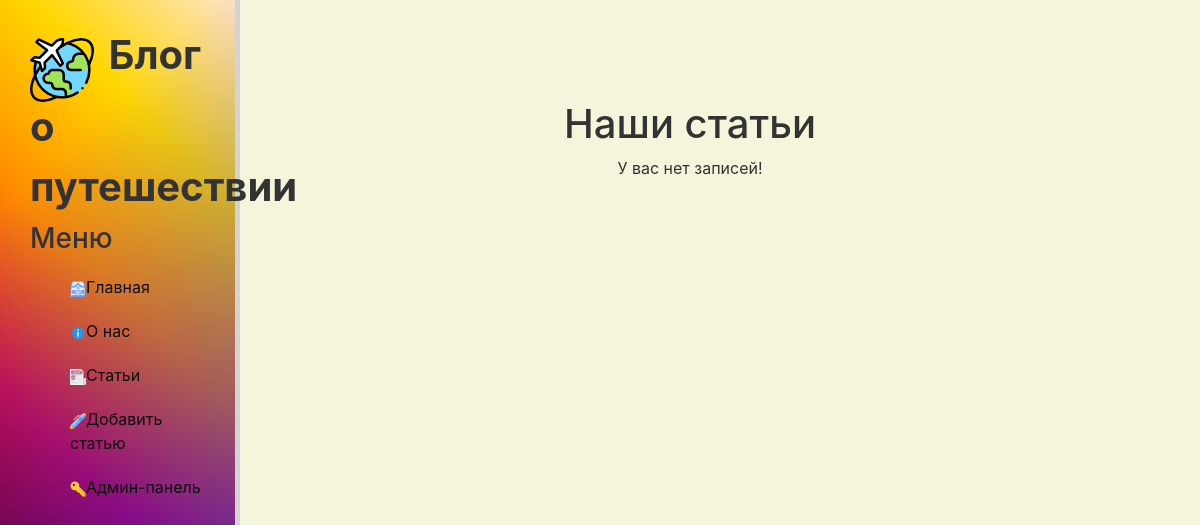
Before: /news/ with the older database file.
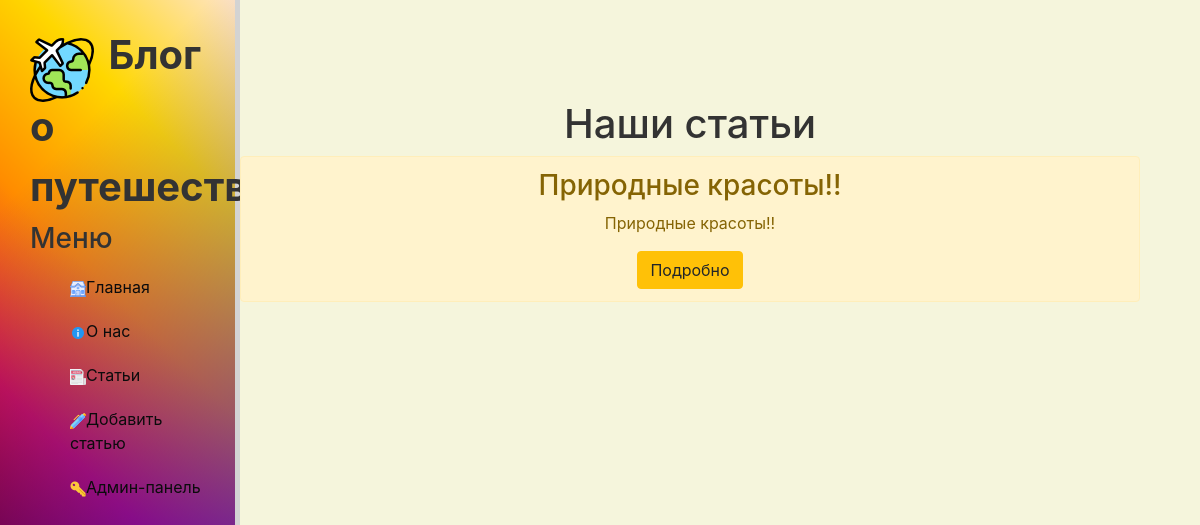
After: the same page with the newer database file.
### news/models.py (models this page shows, shortened)
class Artiles(models.Model):
    title = models.CharField('Название', max_length=50)
    anons = models.CharField('Анонс', max_length=250)
    full_text = models.TextField('Статья')
    date = models.DateTimeField('Дата публикации')
    class Meta:
        verbose_name = "Статья"
        verbose_name_plural = "Статьи"

### news/views.py (the view)
# urls.py: path('', views.news_home, name='news_home'),
def news_home(request):
    news = Artiles.objects.all()
    return render(request, "news/news_home.html", {"news": news})

### news/templates/news/news_home.html (shortened to what this page needs)
{% extends 'main/base.html' %}
{% block content %}
<div class="features">
<h1>Наши статьи</h1>
{% if news %}
    {% for el in news %}
    <div class="alert alert-warning">
        <h3>{{ el.title }}</h3>
        <p>{{ el.anons }}</p>
        <a href="{% url 'post_details_view' el.id %}" class="btn btn-warning">Подробно</a>
    </div>
    {% endfor %}
{% else %}
    <p>У вас нет записей!</p>
{% endif %}
</div>
{% endblock %}

Changed rows visible on the page:
added Artiles: title "Природные красоты!!", anons "Природные красоты!!"
Other visible differences:
text no longer shown: "У вас нет записей!"
